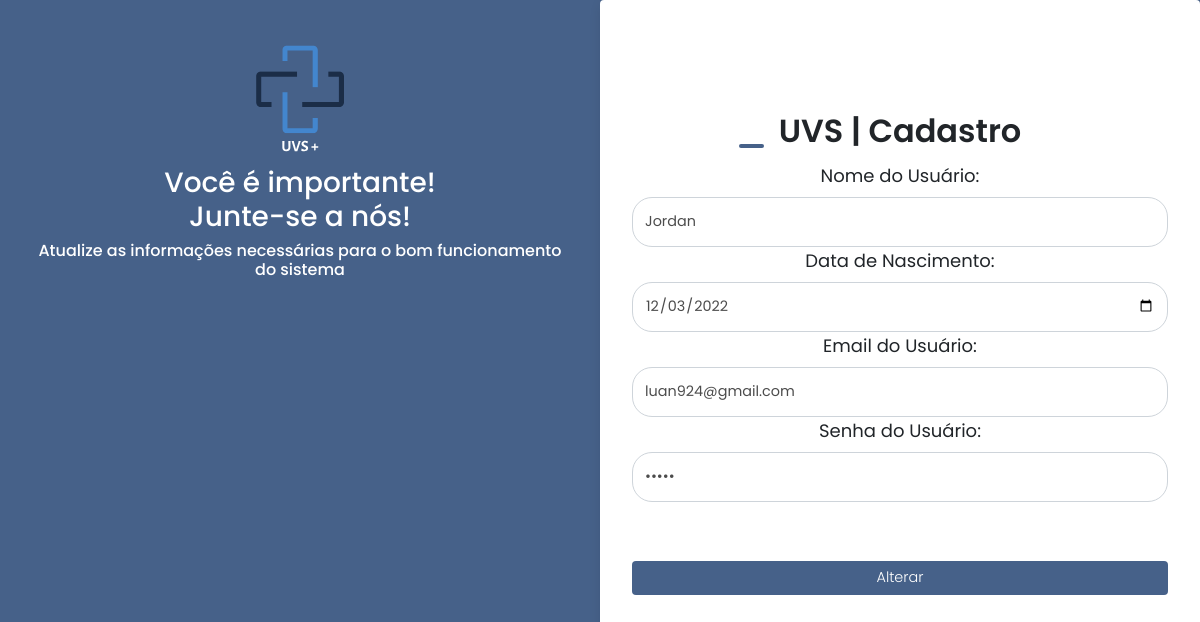
The app's page /PHP/edit.php?id=7, older data.
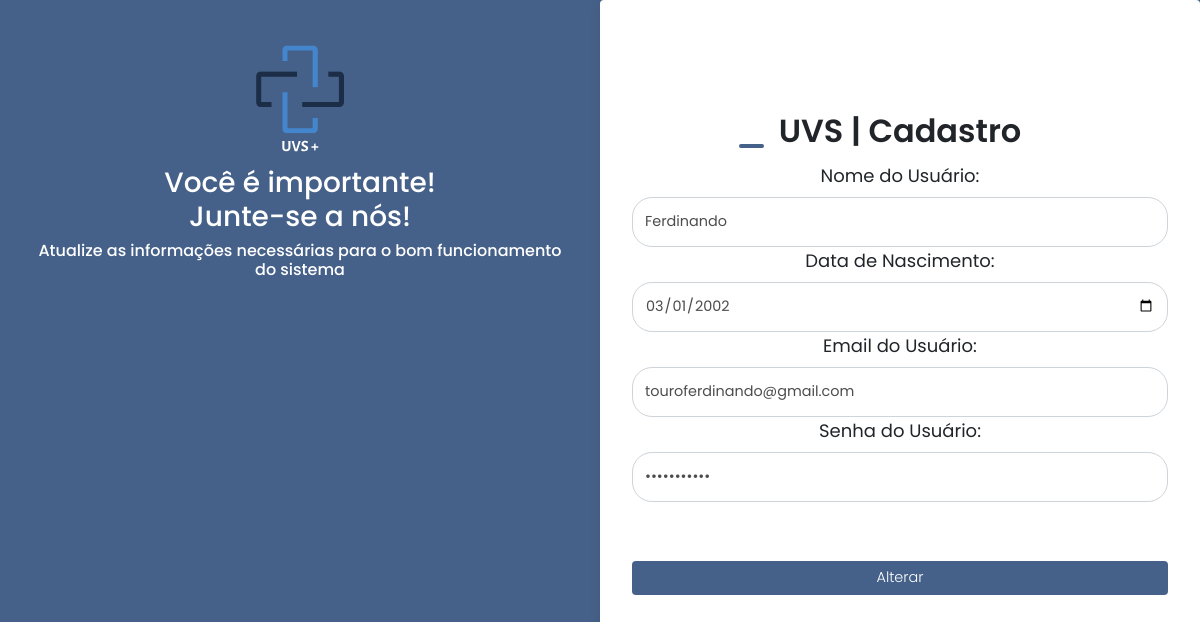
The same page, newer data.
### tables this page shows
CREATE TABLE `tbubs` (
  `email` varchar(50) NOT NULL,
  `senha` varchar(50) NOT NULL,
  `nome` varchar(20) NOT NULL,
  `data` date DEFAULT NULL,
  `id` int(100) NOT NULL,
  `caminho` varchar(100) DEFAULT NULL,
  `imagem` varchar(100) DEFAULT NULL
);

### PHP/edit.php (the view, shortened to what this page needs)
<?php
    include_once('../banco/dbconnect.php');
    if(!empty($_GET['id']))
    {
        $id = $_GET['id'];
        $sqlSelect = "SELECT *  FROM tbubs WHERE id=$id";
        $result = $conexao->query($sqlSelect);
    if($result->num_rows > 0){
          while($user_data = mysqli_fetch_assoc($result)) {
           $email = $user_data['email'];
           $nome = $user_data['nome'];
           $data = $user_data['data'];
           $senha = $user_data['senha'];
        }
    }
    }else{
        header('Location:../pages/usuarios.php');
    }
?>
<!DOCTYPE html>
<html lang="pt-br">
<head>
    <link rel="stylesheet" href="https://stackpath.bootstrapcdn.com/bootstrap/4.1.3/css/bootstrap.min.css">
    <link rel="stylesheet" href="../CSS/login.css">
</head>
<body>
  <div class="login1">
  <img id="imagem1" src="../IMAGENS/UVS +.svg" width="70%" ></img>
     <h3>Você é importante!<br>
         Junte-se a nós!
     <h3>
     <p>Atualize as informações necessárias para o bom funcionamento do sistema</p>
   </div>
    <main class="container">
        <h2>UVS | Cadastro</h2>
        <form name="form1" method="post" action="saveEdit.php" onsubmit="return valida_form()">
        <div class="input-field">
                <label>Nome do Usuário:</label>
                <input class="form-control" type="text" name="nome" id="nome"
                    placeholder="insira o nome" value=<?php echo $nome; ?>>
                <label>Data de Nascimento:</label>
                <input class="form-control" type="date" name="data" id="data"
                    placeholder="Insira a data" value=<?php echo $data; ?>>
                <label>Email do Usuário:</label>
                <input class="form-control" type="text" name="email" id="email"
                    placeholder="insira o email" value=<?php echo $email; ?>>
                <label>Senha do Usuário:</label>
                <input class="form-control" type="password" name="senha" id="senha"
                    placeholder="insira a senha" value=<?php echo $senha; ?>><br>
            </div>
            <input type="submit" value="Alterar" name="alterar" >
        </form>
    </main>
</body>
</html>

Row changes from the older to the newer data that the page shows:
changed tbubs: nome "Jordan" → "Ferdinando"; data "12/03/2022" → "03/01/2002"; email "luan924@gmail.com" → "touroferdinando@gmail.com"
